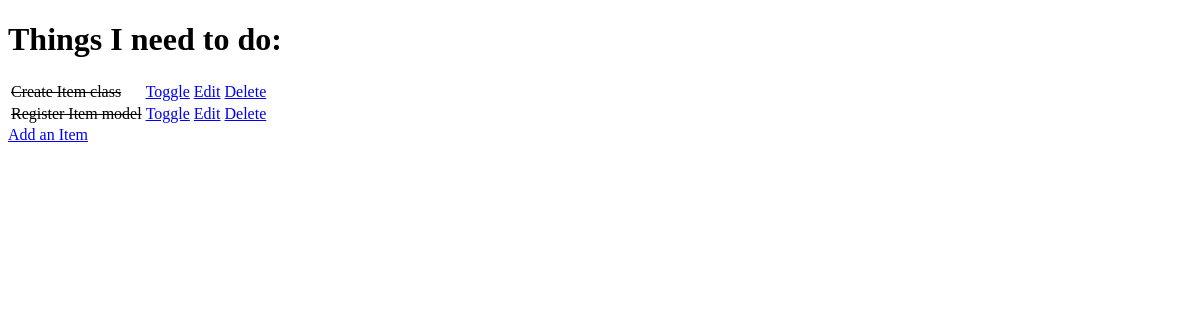
The app's page /, older data.
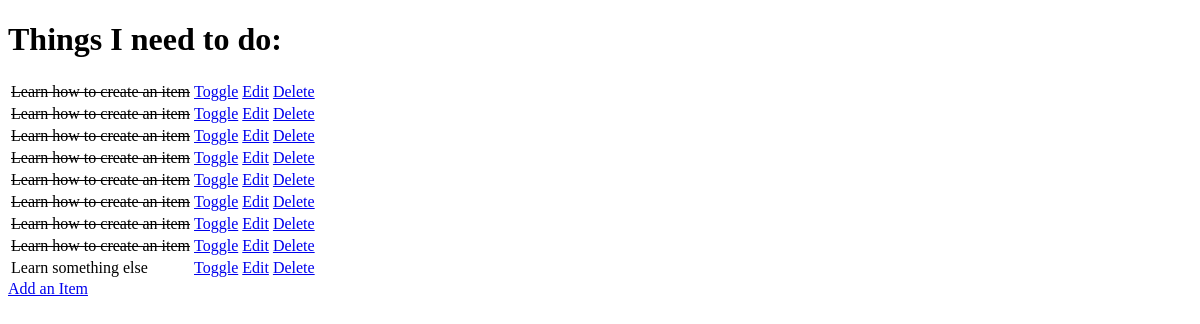
The same page, newer data.
### todo/models.py (models this page shows, shortened)
class Item(models.Model):
    name = models.CharField(max_length=50, null=False, blank=False)
    done = models.BooleanField(null=False, blank=False, default=False)

### todo/views.py (the view)
def get_todo_list(request):
    items = Item.objects.all()
    context = {
        "items": items
    }
    return render(request, "todo/todo_list.html", context)

### todo/templates/todo/todo_list.html (shortened to what this page needs)
<!DOCTYPE html>
<html lang="en">
<head>
</head>
<body>
    <h1>Things I need to do:</h1>
    <table>
    {% for item in items %}
    <tr>
        {% if item.done %}
        <td>
            <strike>{{ item.name }}</strike>
        </td>
        {% else %}
        <td>
            {{ item.name }}
        </td>
        {% endif %}
        <td>
            <a href="/toggle/{{ item.id }}">
                <buton>
                    Toggle
                </buton>
            </a>
        </td>
        <td>
            <a href="/edit/{{ item.id }}">
                <buton>
                    Edit
                </buton>
            </a>
        </td>
        <td>
            <a href="/delete/{{ item.id }}">
                <buton>
                    Delete
                </buton>
            </a>
        </td>
    </tr>
    {% empty %}
    <t>
        <td>
            You have nothing to do
        </td>
    </t>
    {% endfor %}
    </table>
    <a href="/add">Add an Item</a>
</body>
</html>

Row changes from the older to the newer data that the page shows:
removed Item: name "Create Item class"
removed Item: name "Register Item model"
added Item: name "Learn how to create an item"
added Item: name "Learn how to create an item"
added Item: name "Learn how to create an item"
added Item: name "Learn how to create an item"
added Item: name "Learn how to create an item"
added Item: name "Learn how to create an item"
added Item: name "Learn how to create an item"
added Item: name "Learn how to create an item"
added Item: name "Learn something else"
